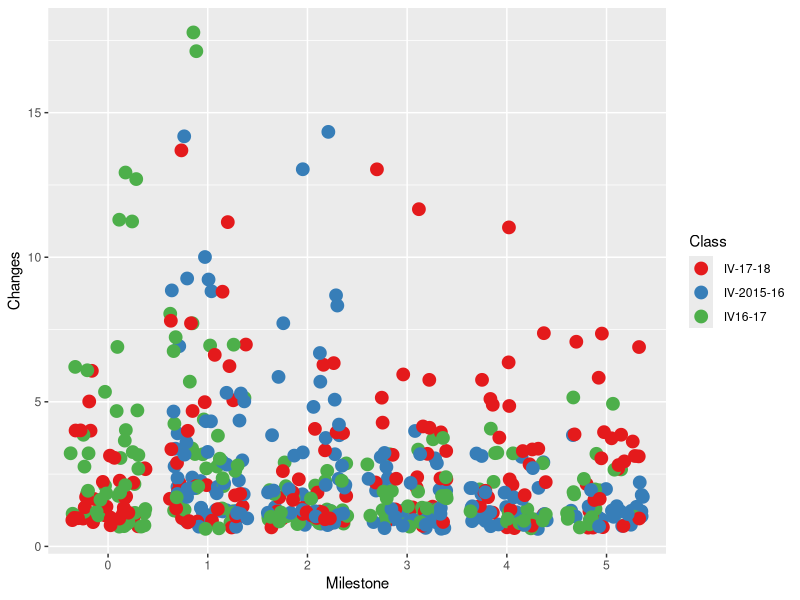
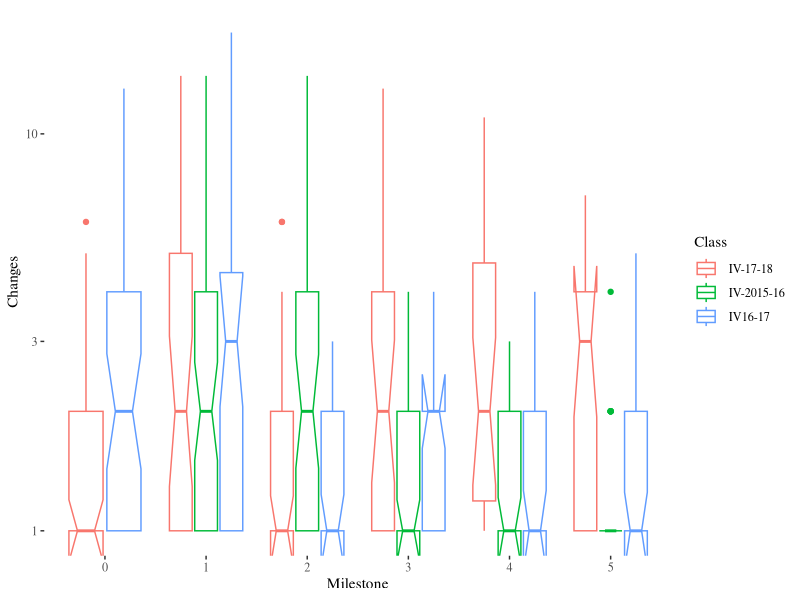
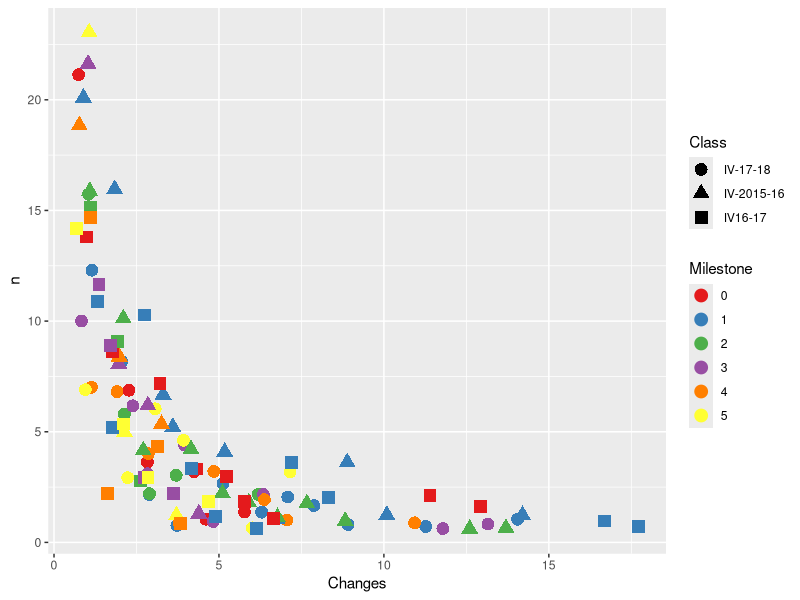
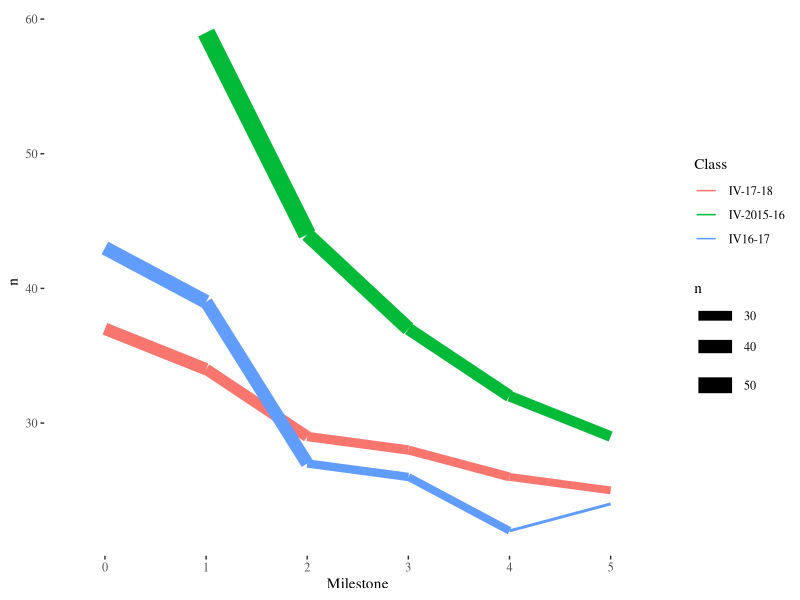

Write R code to recreate these figures, in order.
library("ggplot2")
library("ggthemes")
library("dplyr")
users <- read.csv("user-stats.csv")
users$Milestone <- as.character(users$Milestone)
ggplot(users,aes(x=Milestone,y=Changes,group=Class,color=Class))+geom_point(position='jitter',size=4) + scale_color_brewer(palette="Set1")
ggplot(users,aes(x=Milestone,y=Changes,color=Class))+geom_boxplot(notch=TRUE)+scale_y_log10()+theme_tufte()

user.stats <- users %>% group_by(Class, Milestone, Changes) %>% tally()
ggplot(user.stats,aes(x=Changes,y=n,color=Milestone,shape=Class))+geom_point(position='jitter',size=4) + scale_color_brewer(palette="Set1") 


user.milestone <- users %>% group_by(Class, Milestone) %>% tally()
ggplot(user.milestone,aes(x=Milestone,y=n,group=Class,color=Class,size=n))+geom_line()+theme_tufte()

print(summary(users[users$Class==' IV-2015-16',]))
print(summary(users[users$Class==' IV16-17',]))
print(summary(users[users$Class==' IV-17-18',]))
